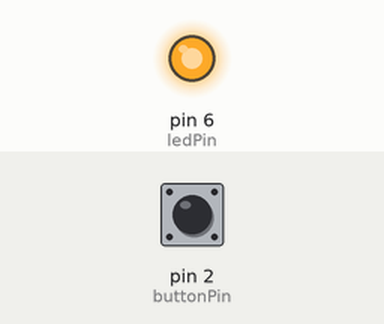
The sketch below on a simulated Arduino Uno, built with avr-gcc and run on an emulated ATmega328P. On the bench: output pins drawn as LEDs (lit = HIGH). Inputs (shaded band) come from the test bench; at power-on: pin 2 (buttonPin) LOW.

Above: at 1.2 s.
1.3 s: pin 2 (buttonPin) pulled HIGH for 0.15 s
At 2.4 s:
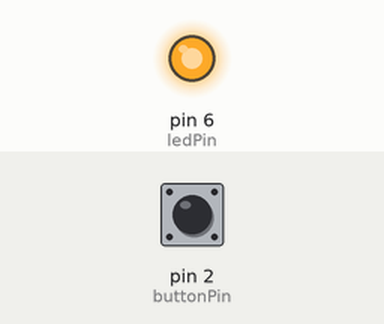
3.0 s: pin 2 (buttonPin) pulled HIGH for 1 s
At 4.7 s:
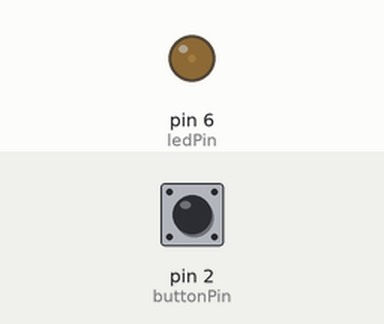
Timing chart, 0 to 11.4 s (numbered marks = the images above; inputs shaded):
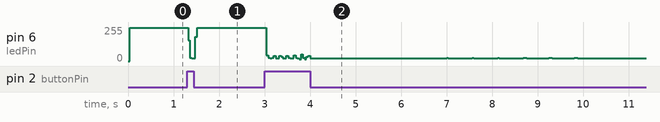

The sketch:

pwm2.1.ino
```cpp
bool isTheButtonBeingPressed = false;
int switchState =0;
int delayMillis = 0;
const int ledPin =6;
const int buttonPin =2;
void setup() {
  // put your setup code here, to run once:
pinMode(ledPin,OUTPUT);
pinMode(buttonPin,INPUT);
}

void loop() {
  // put your main code here, to run repeatedly:

//leer el estado del botón
switchState=digitalRead(buttonPin);
if (switchState == HIGH){
  //Revisamos si es el primer loop donde el botón está pulsado
  if(true)
  {
    isTheButtonBeingPressed = true;
    delayMillis ++;
  }
  //el boton sí esta pulsado

}
else{
  isTheButtonBeingPressed = false;
}//llave del else
  digitalWrite(ledPin,HIGH);
  delay(1);
  digitalWrite(ledPin,LOW);
  delay(delayMillis);
//vuelve al inicio del bucle (llave del loop()

//reset
if (delayMillis > 15) {
  delayMillis = 0;
}
}
```

Measured:
- after the input at 1.3 s, pin 6 (ledPin): 251/255 → 19/255 at once, → 251/255 0.16 s later
